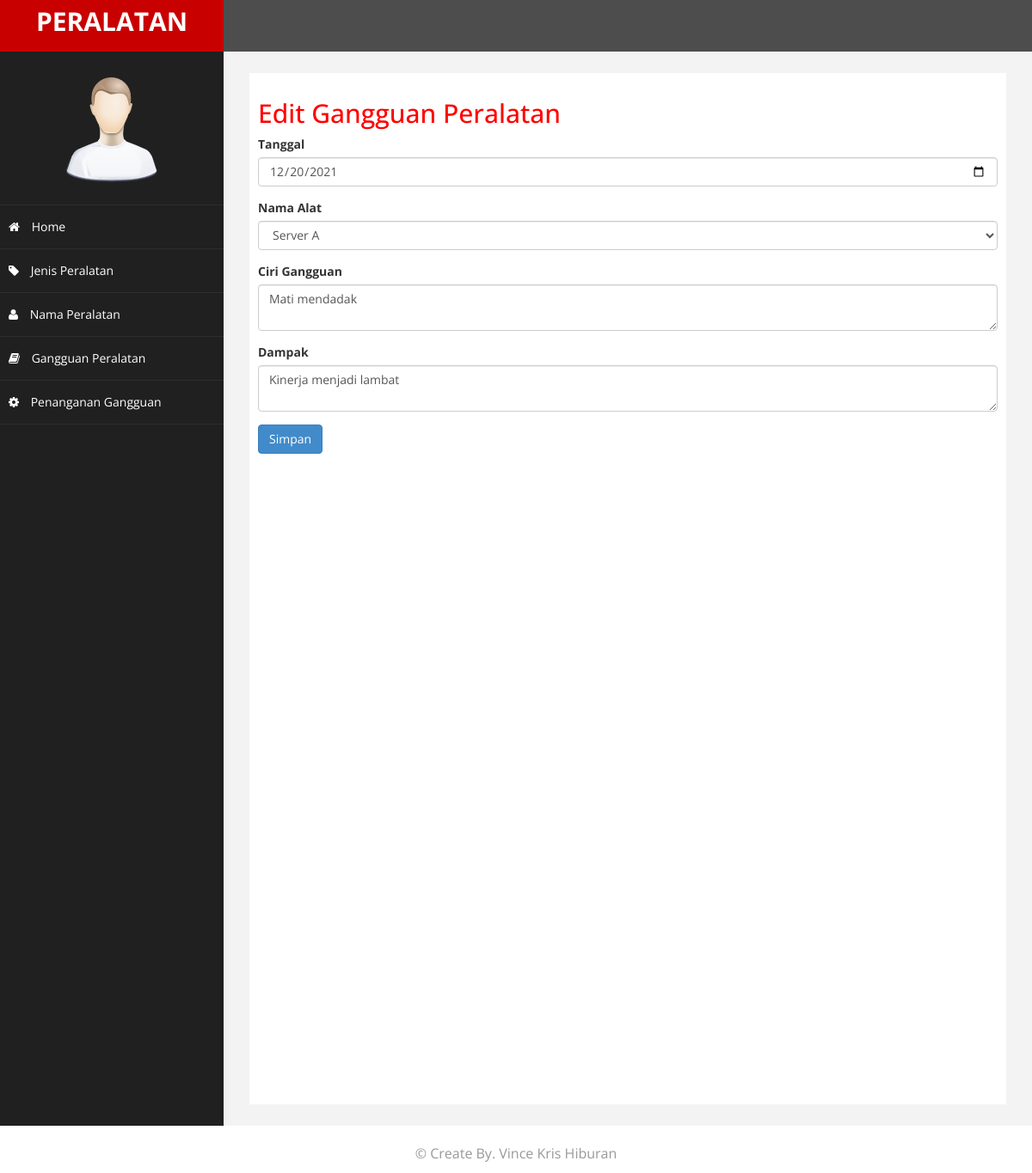
Screenshot of /index.php?halaman=editgangguan&id=1 with the database file from the repository.
### tables this page shows
CREATE TABLE `gangguan` (
  `id_gangguan` int(11) NOT NULL,
  `tanggal` date NOT NULL,
  `id_nama` int(11) NOT NULL,
  `nama_alat` varchar(50) NOT NULL,
  `ciri` text NOT NULL,
  `dampak` text NOT NULL
);

### gangguan/edit.php (the view, shortened to what this page needs)
<h2>Edit Gangguan Peralatan</h2>
<?php
	$id_gangguan = $_GET['id'];
	$sql = mysqli_query($koneksi, "SELECT * from gangguan where id_gangguan='$id_gangguan' ");
	$data = mysqli_fetch_array($sql);
?>
<form method="post" enctype="multipart/form-data">
	<div class="form-group">
		<label>Tanggal</label>
		<input type="date" class="form-control" name="tanggal" value="<?php echo $data['tanggal']; ?>">
	</div>
	<div class="form-group">
		<label>Nama Alat</label>
		<select name="nama_alat" id="nama_alat" class="form-control" onchange="changeValue(this.value)" >
          <option value="<?php echo $data['nama_alat']; ?>"><?php echo $data['nama_alat']; ?></option>
        </select>
	</div>
	<div class="form-group">
		<label>Ciri Gangguan</label>
		<textarea name="ciri" class="form-control" ><?php echo $data['ciri']; ?></textarea>
	</div>
	<div class="form-group">
		<label>Dampak</label>
		<textarea name="dampak" class="form-control"><?php echo $data['dampak']; ?></textarea>
	</div>
	<button class="btn btn-primary" name="save">Simpan</button>
</form>

### assets/css/custom.css (style rules this page uses)
body { font-family: 'Open Sans', sans-serif; }
h2 { color: #f00; }

### rows the page displays
gangguan: tanggal "12/20/2021", nama_alat "Server A", ciri "Mati mendadak", dampak "Kinerja menjadi lambat"
